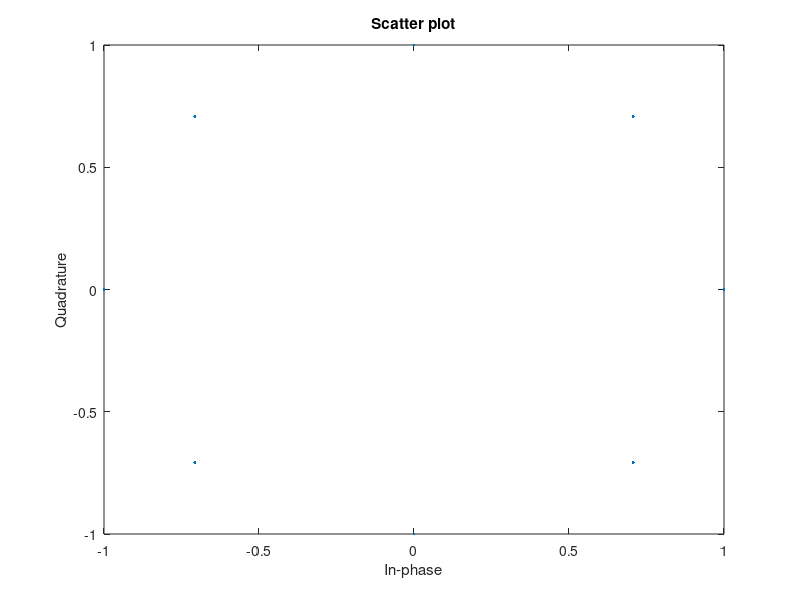
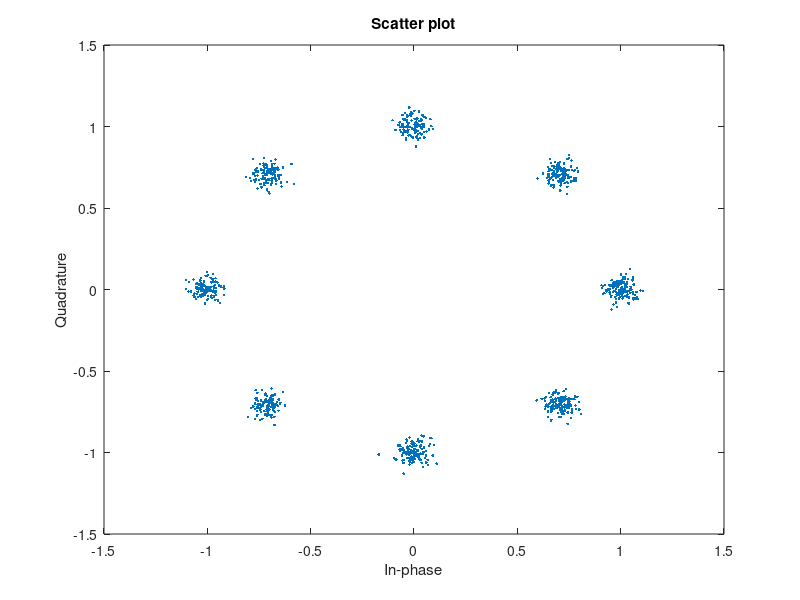

These figures' MATLAB source, in order:
clc; clear all; close all;
pkg load communications;
N = 3000; % Number of bits to be transmitted using *-PSK

% Too large value may slow down the program
x = randi([0,1],1,N); % Random input bits generation
M = 8; % Number of Symbols in 8-PSK


% Symbol Generation
yy = [];
for i=1:3:length(x)
if x(i)==0 && x(i+1)==0 & x(i+2)==0 y = cosd(0)+1j*sind(0);
elseif x(i)==0 && x(i+1)==0 & x(i+2)==1 y = cosd(45)+1j*sind(45);
elseif x(i)==0 && x(i+1)==1 & x(i+2)==1 y = cosd(90)+1j*sind(90);
elseif x(i)==0 && x(i+1)==1 & x(i+2)==0 y = cosd(135)+1j*sind(135);
elseif x(i)==1 && x(i+1)==1 & x(i+2)==0 y = cosd(180)+1j*sind(180);
elseif x(i)==1 && x(i+1)==1 & x(i+2)==1 y = cosd(225)+1j*sind(225);
elseif x(i)==1 && x(i+1)==0 & x(i+2)==1 y = cosd(270)+1j*sind(270);

elseif x(i)==1 && x(i+1)==0 & x(i+2)==0 y = cosd(315)+1j*sind(315);
endif;

% Transmitted Symbol
yy = [yy y];
endfor;


scatterplot(yy); % Constellation Diagram without Noise
EbN0db = 20; % Change this value & run program to see the noisy constellation.
EbN0 = 10^(EbN0db/10);

% AWGN Channel

n = (1/sqrt(2))*[randn(1,length(yy)) + 1j*randn(1,length(yy))];
sigma = sqrt(1/((log2(M))*EbN0));


% Received Symbols
r = yy + sigma*n;
scatterplot(r); % Constellation Diagram with Noise

